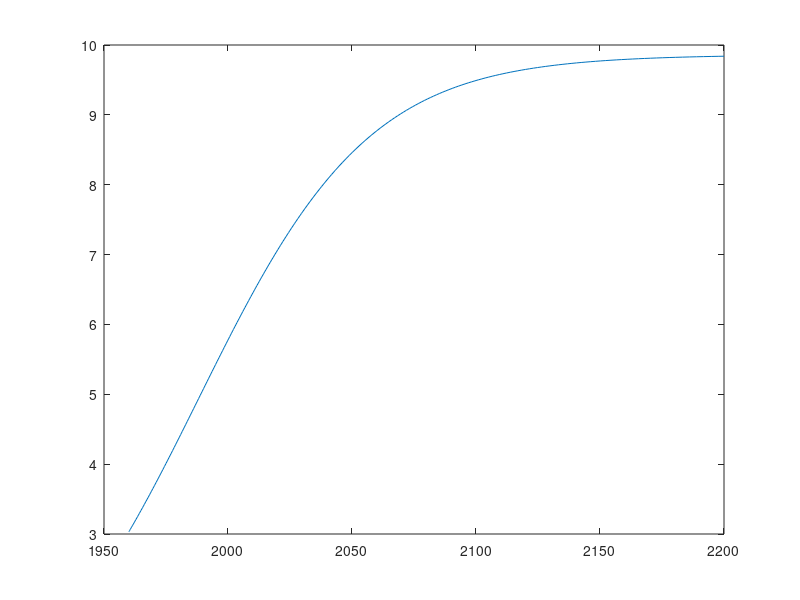

Write the MATLAB code that produced this figure. (Note: this script raises an error after producing the figure.)


clc;
clear;
close all;

loeser = "ode23";

% Definiere Parameter

d = 2.9 * 10 ^ (-2);
a = 2.941 * 10 ^ (-3);
C = 1 - d/(a*3.03);
y0 = 3.03;
t0 = 1960;
t1 = 2200;

yex = @(t) (d / a)./(1 - C * exp(-d*(t - t0)));

verhulst = @(tt,yy) yy * (d - a * yy);

n_cycles = 6;

NN = zeros(n_cycles,1);
err = zeros(n_cycles,1);
ctm = zeros(n_cycles,1);
dt = zeros(n_cycles,1);
figure(1);
clf;
for cycle = 1:n_cycles
   
    opt = odeset('RelTol', 10^(-cycle-1), 'AbsTol', 10^(-cycle-3));
    switch loeser
        case "ode45"
            [t, y] = ode45(verhulst, [t0, t1], y0, opt);
        case "ode23"
            [t, y] = ode23(verhulst, [t0, t1], y0, opt);
    end
    figure(1);
    plot(t,y);
    [a,b] = size(t);
    NN(cycle) = a;
    err(cycle) = max(abs(y-yex(t)));
    
end

figure(2);
clf;
[eoc,cst]=eoctool(NN,err);
